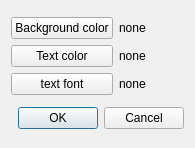
<?xml version="1.0" encoding="UTF-8"?>
<ui version="4.0">
 <class>PropDialog</class>
 <widget class="QDialog" name="PropDialog">
  <property name="geometry">
   <rect>
    <x>0</x>
    <y>0</y>
    <width>195</width>
    <height>148</height>
   </rect>
  </property>
  <property name="windowTitle">
   <string>Dialog</string>
  </property>
  <layout class="QGridLayout" name="gridLayout">
   <item row="0" column="0">
    <layout class="QVBoxLayout" name="verticalLayout">
     <item>
      <widget class="QPushButton" name="pushButton">
       <property name="text">
        <string>Background color</string>
       </property>
      </widget>
     </item>
     <item>
      <widget class="QPushButton" name="pushButton_2">
       <property name="text">
        <string>Text color</string>
       </property>
      </widget>
     </item>
     <item>
      <widget class="QPushButton" name="pushButton_3">
       <property name="text">
        <string>text font</string>
       </property>
      </widget>
     </item>
    </layout>
   </item>
   <item row="0" column="1">
    <layout class="QVBoxLayout" name="verticalLayout_2">
     <item>
      <widget class="QLabel" name="b_col_label">
       <property name="text">
        <string>none</string>
       </property>
      </widget>
     </item>
     <item>
      <widget class="QLabel" name="t_color_label">
       <property name="text">
        <string>none</string>
       </property>
      </widget>
     </item>
     <item>
      <widget class="QLabel" name="font_label">
       <property name="text">
        <string>none</string>
       </property>
      </widget>
     </item>
    </layout>
   </item>
   <item row="1" column="0" colspan="2">
    <widget class="QDialogButtonBox" name="buttonBox">
     <property name="orientation">
      <enum>Qt::Horizontal</enum>
     </property>
     <property name="standardButtons">
      <set>QDialogButtonBox::Cancel|QDialogButtonBox::Ok</set>
     </property>
    </widget>
   </item>
  </layout>
 </widget>
 <resources/>
 <connections>
  <connection>
   <sender>buttonBox</sender>
   <signal>accepted()</signal>
   <receiver>PropDialog</receiver>
   <slot>accept()</slot>
   <hints>
    <hint type="sourcelabel">
     <x>248</x>
     <y>254</y>
    </hint>
    <hint type="destinationlabel">
     <x>157</x>
     <y>274</y>
    </hint>
   </hints>
  </connection>
  <connection>
   <sender>buttonBox</sender>
   <signal>rejected()</signal>
   <receiver>PropDialog</receiver>
   <slot>reject()</slot>
   <hints>
    <hint type="sourcelabel">
     <x>316</x>
     <y>260</y>
    </hint>
    <hint type="destinationlabel">
     <x>286</x>
     <y>274</y>
    </hint>
   </hints>
  </connection>
 </connections>
</ui>
